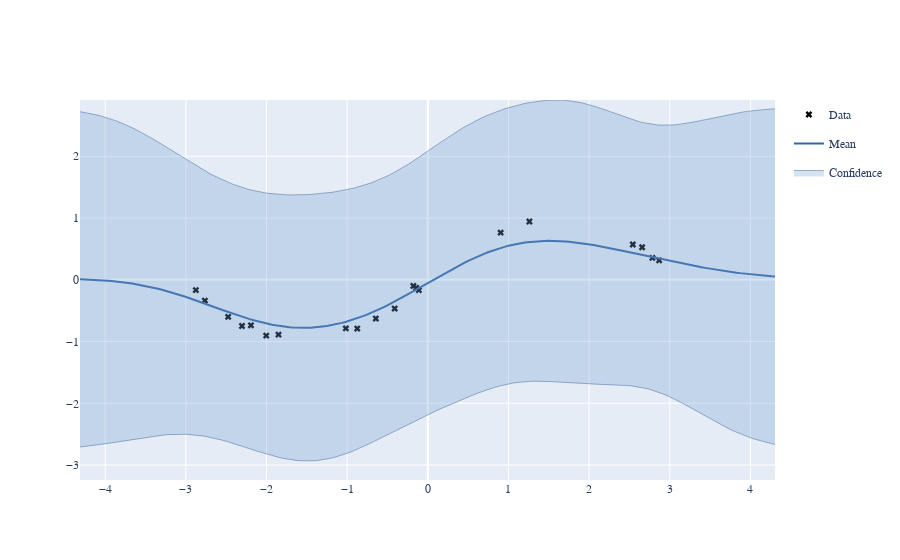

The notebook cell this image was saved under:
### Code cell
kernel = GPy.kern.RBF(input_dim=1, variance=1., lengthscale=1.)

m = GPy.models.GPRegression(X, Y, kernel)

display(m)

fig = m.plot()
GPy.plotting.show(fig, filename='basic_gp_regression_notebook')

### Figure 1 — Plotly figure (JSON) as saved in the notebook; plotly's stock layout.template omitted (floating-point values rounded to 4 significant figures; data arrays with more than 128 entries replaced by an {"elided": "..."} marker saying what was removed)
{"data": [{"marker": {"color": "black", "symbol": "x"}, "mode": "markers", "name": "Data", "showlegend": true, "type": "scatter", "x": [-2.304, 2.543, -0.1793, 0.9034, -2.475, 2.785, 1.26, -0.4102, -0.8744, -0.6442, -0.1108, -2.764, -2.004, 2.869, -2.193, 2.658, -1.016, -0.1434, -2.876, -1.851], "xaxis": "x", "y": [-0.748, 0.5716, -0.0992, 0.7638, -0.5998, 0.3545, 0.9438, -0.4658, -0.7889, -0.6277, -0.1674, -0.3365, -0.904, 0.3139, -0.737, 0.5274, -0.7869, -0.1295, -0.1669, -0.8883], "yaxis": "y"}, {"line": {"color": "#3465a4", "width": 2}, "mode": "lines", "name": "Mean", "showlegend": true, "type": "scatter", "x": {"elided": "200 float values"}, "xaxis": "x", "y": {"elided": "200 float values"}, "yaxis": "y"}, {"fillcolor": "rgba(114, 159, 207, 0.3)", "legendgroup": "Confidence_fill_(1,1)", "line": {"color": "#204a87", "width": 0.4}, "mode": "lines", "name": "Confidence", "opacity": 0.3, "showlegend": false, "type": "scatter", "x": {"elided": "200 float values"}, "xaxis": "x", "y": {"elided": "200 float values"}, "yaxis": "y"}, {"fill": "tonextx", "fillcolor": "rgba(114, 159, 207, 0.3)", "legendgroup": "Confidence_fill_(1,1)", "line": {"color": "#204a87", "width": 0.4}, "mode": "lines", "name": "Confidence", "opacity": 0.3, "showlegend": true, "type": "scatter", "x": {"elided": "200 float values"}, "xaxis": "x", "y": {"elided": "200 float values"}, "yaxis": "y"}], "layout": {"font": {"family": "Raleway, sans-serif"}, "showlegend": true, "xaxis": {"anchor": "y", "domain": [0, 1]}, "yaxis": {"anchor": "x", "domain": [0, 1]}}}
